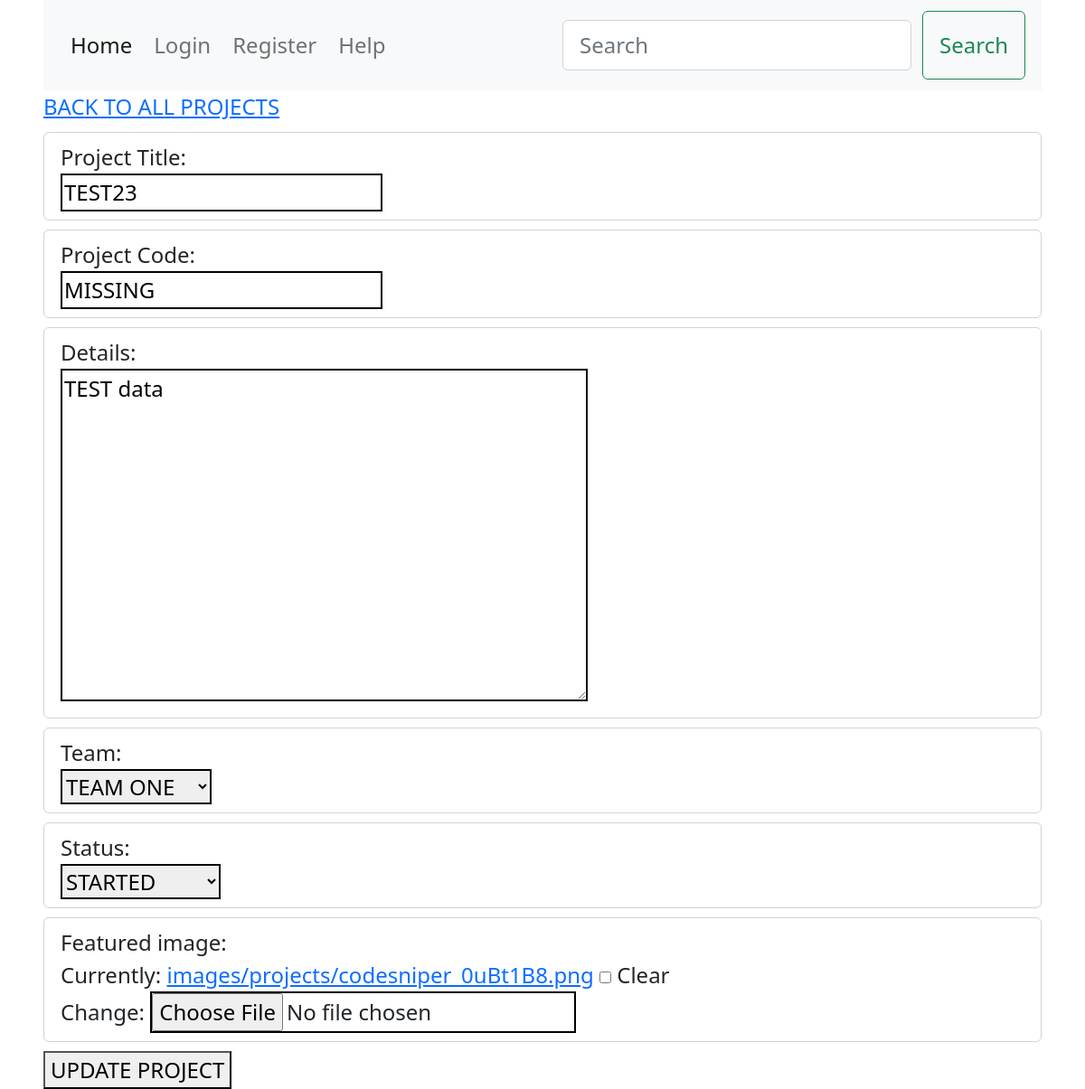
Screenshot of /projects/update-project/eee6338efcf745f89a71d72e0c33a09a/ with the database file from the repository.
### projects/models.py (models this page shows, shortened)
class Project(models.Model):
    id = models.UUIDField(default=uuid.uuid4, unique=True,
                          primary_key=True, editable=False)
    created = models.DateTimeField(auto_now_add=True)
    project_code = models.CharField(max_length=40, validators=[
        MinLengthValidator(6)], default="MISSING")
    team = models.ForeignKey(
        Team, null=True, blank=False,  on_delete=models.PROTECT, related_name='projects')
    title = models.CharField(max_length=200, validators=[
        MinLengthValidator(3)])
    description = models.TextField(null=True, validators=[
        MinLengthValidator(3)])
    featured_image = models.ImageField(
        null=True, blank=True, default="default.jpg", upload_to='images/projects/')
    status = models.ForeignKey(
        Status, null=True, blank=False,  on_delete=models.PROTECT, related_name='projects')

class Status(models.Model):
    id = models.UUIDField(default=uuid.uuid4, unique=True,
                          primary_key=True, editable=False)
    status = models.CharField(max_length=20)
    status_order = models.PositiveSmallIntegerField(default=1)
    created = models.DateTimeField(auto_now_add=True)
    class Meta:
        verbose_name_plural = 'Status'
    def __str__(self):
        return self.status

### projects/views.py (the view, shortened to what this page needs)
def updateProject(request, pk):
    project = Project.objects.get(id=pk)
    form = ProjectForm(instance=project)
    print('UPDATE')
    context = {'form': form, 'project': project}
    return render(request, "projects/project-update.html", context)

### projects/forms.py
class ProjectForm(ModelForm):
    class Meta:
        model = Project
        fields = ['title', 'project_code', 'description',
                  'team', 'status', 'featured_image']
        required_fields = ['title', 'project_code', 'description',
                           'team', 'status', 'featured_image'],
        labels = {
            'title': "Project Title",
            'project_code': "Project Code",
            'description': "Details",
        }
        error_messages = {
            'title': {
                'min_length': "At least 3 chars",
                "required": "Please enter a title",
            },
            'project_code': {
                'min_length': "At least 6 chars",
                "required": "Please enter a 6 character code",
            },
            'description': {
                'min_length': "At least 9 chars",
                "required": "Please enter some more detrails",
            },
            'team': {
                "required": "Which team?",
            },
            'status': {
                "required": "Statusd",
            },
            'featured_image': {
                "required": "Image?",
            },
        }

### projects/models.py (called while the page is built)
    def __str__(self):
        return self.team_name

### projects/templates/projects/project-update.html (shortened to what this page needs)
{% extends 'base.html' %}
{% load static %}
{% block content %}
<main class="">
  <div class="">
    <a href="{% url 'projects:projects' %}" class="f">
      BACK TO ALL PROJECTS</a>
  </div>
  <div class="">
    <div class="">
      <form method="POST" enctype="multipart/form-data">
        {% for field in form %}
        <div class="form-control {% if field.errors %}errors{% endif %}">
          <div class="">{{ field.label_tag }}</div>
          <div class="">{{ field }}</div>
        </div>
        {% endfor %}
        <button type="submit" class="">UPDATE
          PROJECT</button>
      </form>
</main>
{% endblock %}

### static/css/custom.css (style rules this page uses)
* { font-size: 24px; }

### templates/base.html (style rules this page uses)
html { margin-left: calc(100vw - 100%); }

### projects/templates/projects/project-update.html (style rules this page uses)
input, textarea, select { border: 2px solid black; }
.form-control { margin: 10px 0 }

### rows the page displays
Project: form "TEST23" "MISSING" "TEST data" "TEAM ONE"
Status: form "STARTED"

### other values shown
{{ field.label_tag }} "Project Title:" "Project Code:" "Details:" "Team:" "Status:" "Featured image:"
